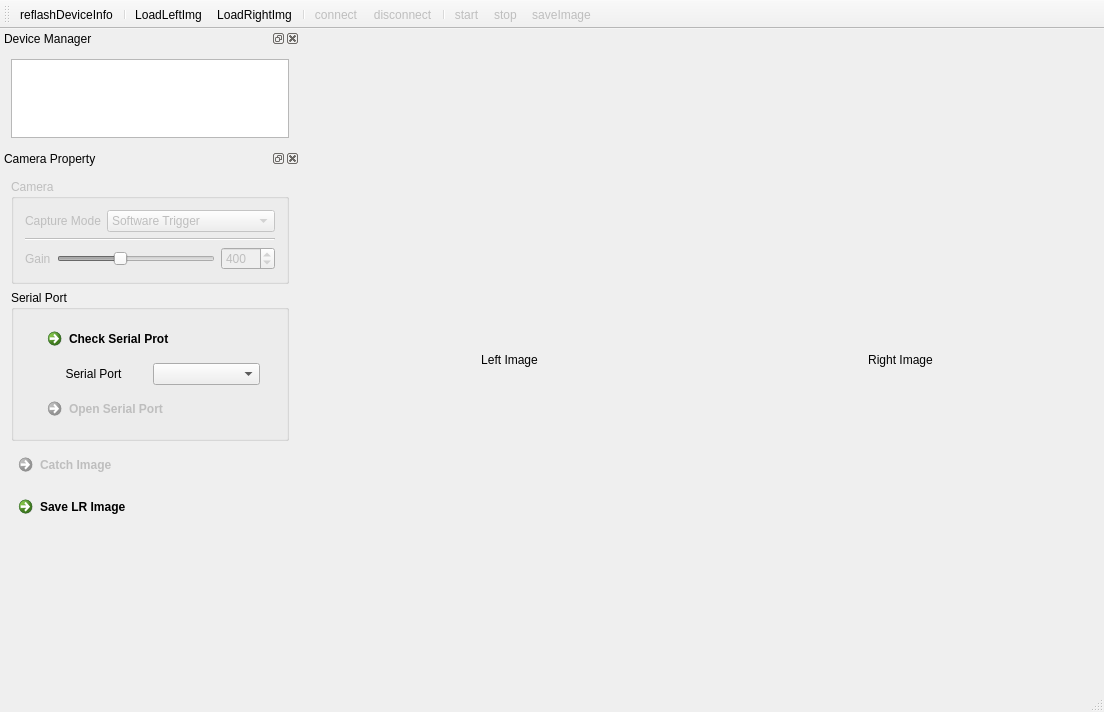
<?xml version="1.0" encoding="UTF-8"?>
<ui version="4.0">
 <class>dhx64Class</class>
 <widget class="QMainWindow" name="dhx64Class">
  <property name="geometry">
   <rect>
    <x>0</x>
    <y>0</y>
    <width>1104</width>
    <height>712</height>
   </rect>
  </property>
  <property name="windowTitle">
   <string>dhx64</string>
  </property>
  <property name="windowIcon">
   <iconset>
    <normaloff>:/dhx64/Resources/logo.png</normaloff>:/dhx64/Resources/logo.png</iconset>
  </property>
  <widget class="QWidget" name="centralWidget">
   <layout class="QGridLayout" name="gridLayout_2">
    <item row="0" column="0">
     <widget class="QLabel" name="labelLeft">
      <property name="text">
       <string>Left Image</string>
      </property>
      <property name="alignment">
       <set>Qt::AlignCenter</set>
      </property>
     </widget>
    </item>
    <item row="0" column="1">
     <widget class="QLabel" name="labelRight">
      <property name="text">
       <string>Right Image</string>
      </property>
      <property name="alignment">
       <set>Qt::AlignCenter</set>
      </property>
     </widget>
    </item>
   </layout>
  </widget>
  <widget class="QMenuBar" name="menuBar">
   <property name="geometry">
    <rect>
     <x>0</x>
     <y>0</y>
     <width>1104</width>
     <height>26</height>
    </rect>
   </property>
  </widget>
  <widget class="QToolBar" name="mainToolBar">
   <attribute name="toolBarArea">
    <enum>TopToolBarArea</enum>
   </attribute>
   <attribute name="toolBarBreak">
    <bool>false</bool>
   </attribute>
   <addaction name="actionReflashDeviceInfo"/>
   <addaction name="separator"/>
   <addaction name="actionLoadLeftImg"/>
   <addaction name="actionLoadRightImg"/>
   <addaction name="separator"/>
   <addaction name="actionConnect"/>
   <addaction name="actionDisconnect"/>
   <addaction name="separator"/>
   <addaction name="actionStart"/>
   <addaction name="actionStop"/>
   <addaction name="actionSaveImage"/>
  </widget>
  <widget class="QStatusBar" name="statusBar"/>
  <widget class="QDockWidget" name="dockWidgetDeviceManager">
   <property name="minimumSize">
    <size>
     <width>300</width>
     <height>120</height>
    </size>
   </property>
   <property name="maximumSize">
    <size>
     <width>300</width>
     <height>120</height>
    </size>
   </property>
   <property name="windowTitle">
    <string>Device Manager</string>
   </property>
   <attribute name="dockWidgetArea">
    <number>1</number>
   </attribute>
   <widget class="QWidget" name="dockWidgetContents">
    <layout class="QGridLayout" name="gridLayout">
     <item row="0" column="0">
      <widget class="QListWidget" name="listWidget"/>
     </item>
    </layout>
   </widget>
  </widget>
  <widget class="QDockWidget" name="dockWidgetCameraProperty">
   <property name="minimumSize">
    <size>
     <width>300</width>
     <height>446</height>
    </size>
   </property>
   <property name="maximumSize">
    <size>
     <width>300</width>
     <height>524287</height>
    </size>
   </property>
   <property name="windowTitle">
    <string>Camera Property</string>
   </property>
   <attribute name="dockWidgetArea">
    <number>1</number>
   </attribute>
   <widget class="QWidget" name="dockWidgetContents_2">
    <layout class="QGridLayout" name="gridLayout_5">
     <item row="3" column="0">
      <widget class="QCommandLinkButton" name="commandLinkButtonCatch">
       <property name="enabled">
        <bool>false</bool>
       </property>
       <property name="text">
        <string>Catch Image</string>
       </property>
       <property name="icon">
        <iconset resource="scanner.qrc">
         <normaloff>:/scanner/Resources/Icons/catch.png</normaloff>:/scanner/Resources/Icons/catch.png</iconset>
       </property>
      </widget>
     </item>
     <item row="4" column="0">
      <widget class="QCommandLinkButton" name="commandLinkButtonSaveLRImg">
       <property name="text">
        <string>Save LR Image</string>
       </property>
       <property name="icon">
        <iconset resource="scanner.qrc">
         <normaloff>:/scanner/Resources/Icons/save.png</normaloff>:/scanner/Resources/Icons/save.png</iconset>
       </property>
      </widget>
     </item>
     <item row="0" column="0">
      <widget class="QGroupBox" name="groupBoxCamera">
       <property name="enabled">
        <bool>false</bool>
       </property>
       <property name="title">
        <string>Camera</string>
       </property>
       <layout class="QGridLayout" name="gridLayout_4">
        <item row="0" column="0">
         <layout class="QFormLayout" name="formLayout">
          <property name="fieldGrowthPolicy">
           <enum>QFormLayout::AllNonFixedFieldsGrow</enum>
          </property>
          <item row="0" column="0">
           <widget class="QLabel" name="label">
            <property name="text">
             <string>Capture Mode</string>
            </property>
           </widget>
          </item>
          <item row="0" column="1">
           <widget class="QComboBox" name="comboBox">
            <item>
             <property name="text">
              <string>Software Trigger</string>
             </property>
            </item>
            <item>
             <property name="text">
              <string>Hardware Trigger</string>
             </property>
            </item>
           </widget>
          </item>
         </layout>
        </item>
        <item row="2" column="0">
         <layout class="QHBoxLayout" name="horizontalLayout_2">
          <item>
           <widget class="QLabel" name="label_3">
            <property name="text">
             <string>Gain</string>
            </property>
           </widget>
          </item>
          <item>
           <widget class="QSlider" name="horizontalSliderGain">
            <property name="maximum">
             <number>1023</number>
            </property>
            <property name="value">
             <number>400</number>
            </property>
            <property name="orientation">
             <enum>Qt::Horizontal</enum>
            </property>
           </widget>
          </item>
          <item>
           <widget class="QSpinBox" name="spinBoxGain">
            <property name="minimumSize">
             <size>
              <width>50</width>
              <height>0</height>
             </size>
            </property>
            <property name="maximum">
             <number>1023</number>
            </property>
            <property name="value">
             <number>400</number>
            </property>
           </widget>
          </item>
         </layout>
        </item>
        <item row="1" column="0">
         <widget class="Line" name="line">
          <property name="orientation">
           <enum>Qt::Horizontal</enum>
          </property>
         </widget>
        </item>
       </layout>
      </widget>
     </item>
     <item row="2" column="0">
      <widget class="QGroupBox" name="groupBoxSerialPort">
       <property name="title">
        <string>Serial Port</string>
       </property>
       <layout class="QGridLayout" name="gridLayout_3">
        <item row="0" column="0">
         <widget class="QCommandLinkButton" name="commandLinkButtonCheckport">
          <property name="maximumSize">
           <size>
            <width>220</width>
            <height>16777215</height>
           </size>
          </property>
          <property name="text">
           <string>Check Serial Prot</string>
          </property>
          <property name="icon">
           <iconset>
            <normaloff>:/dhx64/Resources/synchronized.png</normaloff>:/dhx64/Resources/synchronized.png</iconset>
          </property>
         </widget>
        </item>
        <item row="2" column="0">
         <widget class="QCommandLinkButton" name="commandLinkButtonOpenClose">
          <property name="enabled">
           <bool>false</bool>
          </property>
          <property name="text">
           <string>Open Serial Port</string>
          </property>
          <property name="icon">
           <iconset>
            <normaloff>:/dhx64/Resources/serialport.png</normaloff>:/dhx64/Resources/serialport.png</iconset>
          </property>
         </widget>
        </item>
        <item row="1" column="0">
         <layout class="QHBoxLayout" name="horizontalLayout">
          <item>
           <widget class="QLabel" name="label_2">
            <property name="text">
             <string>Serial Port</string>
            </property>
            <property name="alignment">
             <set>Qt::AlignCenter</set>
            </property>
           </widget>
          </item>
          <item>
           <widget class="QComboBox" name="comboBoxSerialPort"/>
          </item>
         </layout>
        </item>
       </layout>
      </widget>
     </item>
     <item row="10" column="0">
      <spacer name="verticalSpacer_2">
       <property name="orientation">
        <enum>Qt::Vertical</enum>
       </property>
       <property name="sizeHint" stdset="0">
        <size>
         <width>20</width>
         <height>40</height>
        </size>
       </property>
      </spacer>
     </item>
    </layout>
   </widget>
  </widget>
  <action name="actionReflashDeviceInfo">
   <property name="icon">
    <iconset resource="scanner.qrc">
     <normaloff>:/scanner/Resources/Icons/synchronized.png</normaloff>:/scanner/Resources/Icons/synchronized.png</iconset>
   </property>
   <property name="text">
    <string>reflashDeviceInfo</string>
   </property>
   <property name="toolTip">
    <string>Find Decices</string>
   </property>
   <property name="statusTip">
    <string>Find Decices</string>
   </property>
  </action>
  <action name="actionSaveImage">
   <property name="enabled">
    <bool>false</bool>
   </property>
   <property name="icon">
    <iconset resource="scanner.qrc">
     <normaloff>:/scanner/Resources/Icons/save.png</normaloff>:/scanner/Resources/Icons/save.png</iconset>
   </property>
   <property name="text">
    <string>saveImage</string>
   </property>
   <property name="toolTip">
    <string>Save Image</string>
   </property>
   <property name="statusTip">
    <string>Save Image</string>
   </property>
  </action>
  <action name="actionConnect">
   <property name="enabled">
    <bool>false</bool>
   </property>
   <property name="icon">
    <iconset resource="scanner.qrc">
     <normaloff>:/scanner/Resources/Icons/connect.png</normaloff>:/scanner/Resources/Icons/connect.png</iconset>
   </property>
   <property name="text">
    <string>connect</string>
   </property>
   <property name="toolTip">
    <string>Connect Device</string>
   </property>
   <property name="statusTip">
    <string>Connect Device</string>
   </property>
  </action>
  <action name="actionDisconnect">
   <property name="enabled">
    <bool>false</bool>
   </property>
   <property name="icon">
    <iconset resource="scanner.qrc">
     <normaloff>:/scanner/Resources/Icons/dicconnect.png</normaloff>:/scanner/Resources/Icons/dicconnect.png</iconset>
   </property>
   <property name="text">
    <string>disconnect</string>
   </property>
   <property name="toolTip">
    <string>Disonnect Device</string>
   </property>
   <property name="statusTip">
    <string>Disonnect Device</string>
   </property>
  </action>
  <action name="actionStart">
   <property name="enabled">
    <bool>false</bool>
   </property>
   <property name="icon">
    <iconset resource="scanner.qrc">
     <normaloff>:/scanner/Resources/Icons/start-here.png</normaloff>:/scanner/Resources/Icons/start-here.png</iconset>
   </property>
   <property name="text">
    <string>start</string>
   </property>
  </action>
  <action name="actionStop">
   <property name="enabled">
    <bool>false</bool>
   </property>
   <property name="icon">
    <iconset resource="scanner.qrc">
     <normaloff>:/scanner/Resources/Icons/Stop1NormalBlue.png</normaloff>:/scanner/Resources/Icons/Stop1NormalBlue.png</iconset>
   </property>
   <property name="text">
    <string>stop</string>
   </property>
  </action>
  <action name="actionLoadLeftImg">
   <property name="icon">
    <iconset resource="scanner.qrc">
     <normaloff>:/scanner/Resources/Icons/left.png</normaloff>:/scanner/Resources/Icons/left.png</iconset>
   </property>
   <property name="text">
    <string>LoadLeftImg</string>
   </property>
   <property name="toolTip">
    <string>Load Left Image</string>
   </property>
   <property name="whatsThis">
    <string>Load Left Image</string>
   </property>
  </action>
  <action name="actionLoadRightImg">
   <property name="icon">
    <iconset resource="scanner.qrc">
     <normaloff>:/scanner/Resources/Icons/right.png</normaloff>:/scanner/Resources/Icons/right.png</iconset>
   </property>
   <property name="text">
    <string>LoadRightImg</string>
   </property>
   <property name="toolTip">
    <string>Load Right Image</string>
   </property>
   <property name="whatsThis">
    <string>Load Right Image</string>
   </property>
  </action>
 </widget>
 <layoutdefault spacing="6" margin="11"/>
 <resources>
  <include location="scanner.qrc"/>
 </resources>
 <connections>
  <connection>
   <sender>horizontalSliderGain</sender>
   <signal>valueChanged(int)</signal>
   <receiver>spinBoxGain</receiver>
   <slot>setValue(int)</slot>
   <hints>
    <hint type="sourcelabel">
     <x>146</x>
     <y>283</y>
    </hint>
    <hint type="destinationlabel">
     <x>156</x>
     <y>283</y>
    </hint>
   </hints>
  </connection>
  <connection>
   <sender>spinBoxGain</sender>
   <signal>valueChanged(int)</signal>
   <receiver>horizontalSliderGain</receiver>
   <slot>setValue(int)</slot>
   <hints>
    <hint type="sourcelabel">
     <x>153</x>
     <y>273</y>
    </hint>
    <hint type="destinationlabel">
     <x>129</x>
     <y>278</y>
    </hint>
   </hints>
  </connection>
 </connections>
</ui>
